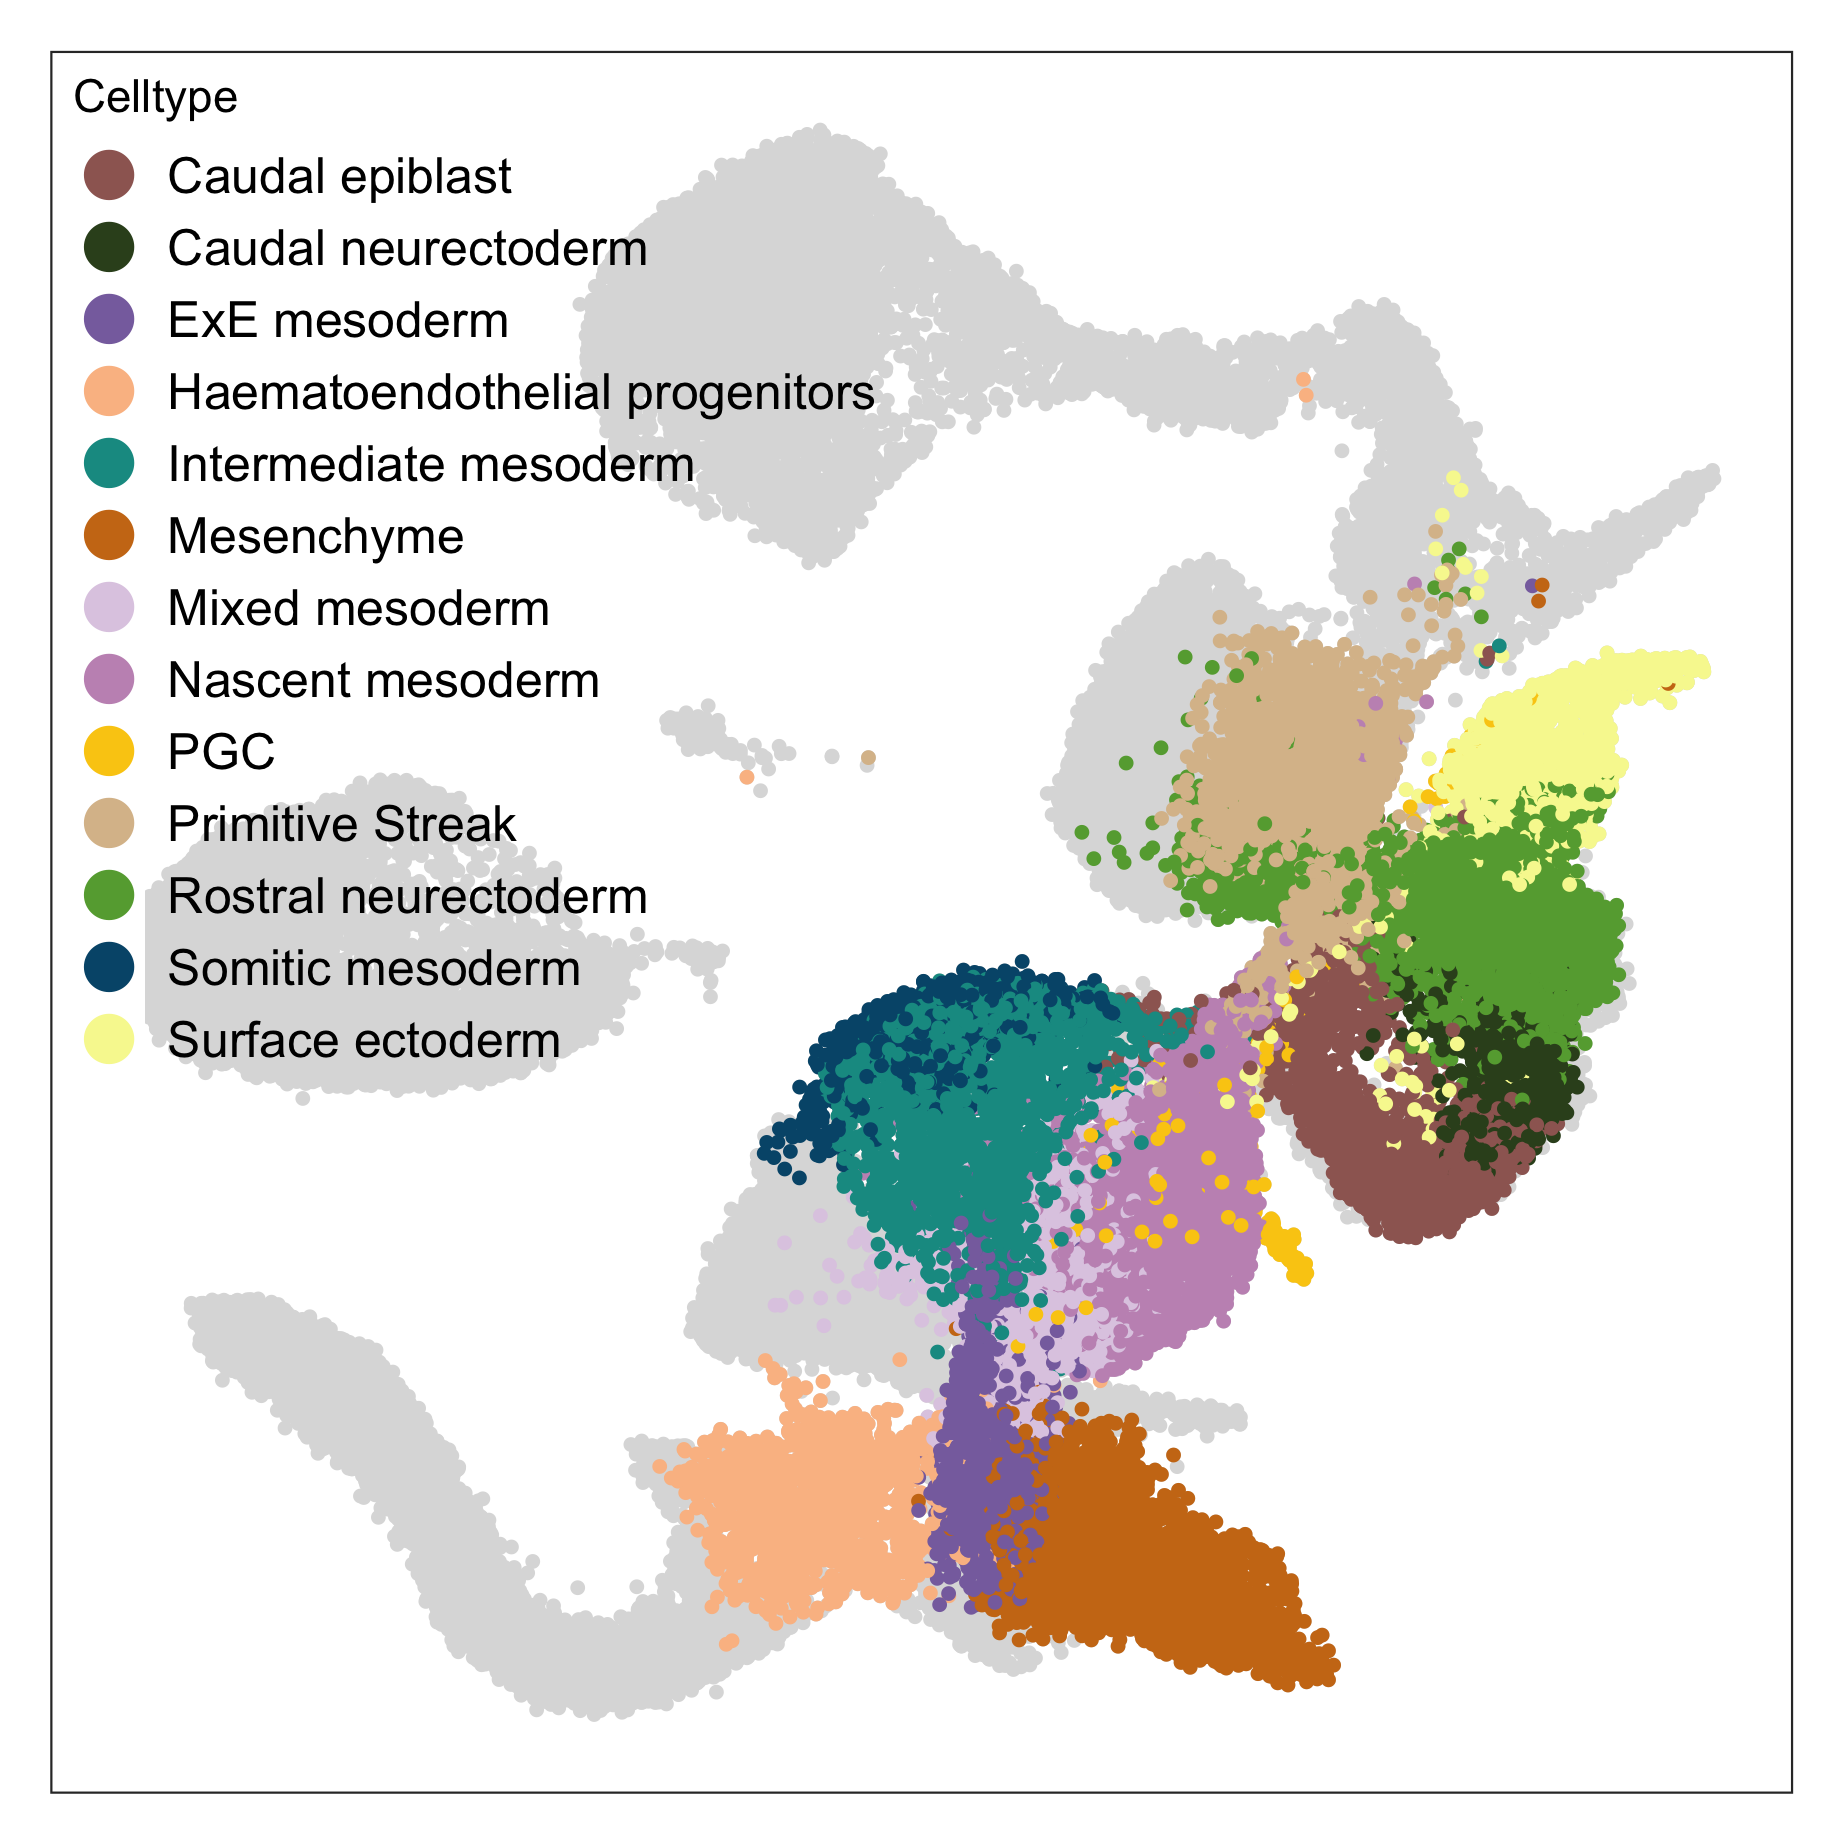

R code for this plot:
# # # # # # # # # # # # # # # # # # # # # # # # # # # # # # # # # # # # # # # #

FILENAME <- "slides/atlas-integration-1.png"

WIDTH <- 8

HEIGHT <- WIDTH * 0.75

# # # # # # # # # # # # # # # # # # # # # # # # # # # # # # # # # # # # # # # #

pkg <- c("ggforce", "ggplot2", "magick", "scater")

lib <- lapply(pkg, library, character.only = TRUE)

# # # # # # # # # # # # # # # # # # # # # # # # # # # # # # # # # # # # # # # #

sce <- readRDS("output/10-atlas-integration.rds")

dat <- makePerCellDF(sce)

# # # # # # # # # # # # # # # # # # # # # # # # # # # # # # # # # # # # # # # #

tmp <- subset(dat, batch != "38")

tmp <- tmp[, c("UMAP.1", "UMAP.2")]

# # # # # # # # # # # # # # # # # # # # # # # # # # # # # # # # # # # # # # # #

dat <- subset(dat, batch != "38")

dat <- subset(dat, celltype %in% c("Caudal epiblast",
                                   "Caudal mesoderm",
                                   "Caudal neurectoderm",
                                   "ExE mesoderm",
                                   "Haematoendothelial progenitors",
                                   "Intermediate mesoderm",
                                   "Mesenchyme",
                                   "Mixed mesoderm",
                                   "Nascent mesoderm",
                                   "PGC",
                                   "Primitive Streak",
                                   "Rostral neurectoderm",
                                   "Somitic mesoderm",
                                   "Surface ectoderm"))

# # # # # # # # # # # # # # # # # # # # # # # # # # # # # # # # # # # # # # # #

col <- MouseGastrulationData::EmbryoCelltypeColours

# # # # # # # # # # # # # # # # # # # # # # # # # # # # # # # # # # # # # # # #

plt <- ggplot(dat, aes(UMAP.1, UMAP.2, colour = celltype)) +
  geom_point(data = tmp, aes(UMAP.1, UMAP.2), size = 1, colour = "gainsboro") +
  geom_point(size = 1, show.legend = TRUE) +
  scale_colour_manual(name = "Celltype", values = col) +
  guides(colour = guide_legend(override.aes = list(size = 5))) +
  theme_no_axes() +
  theme(aspect.ratio = 1,
        legend.position = c(0, 1),
        legend.justification = c(0, 1),
        legend.background = element_blank(),
        legend.text = element_text(size = 12))

ggsave(FILENAME, plot = plt, width = WIDTH, height = HEIGHT)

# # # # # # # # # # # # # # # # # # # # # # # # # # # # # # # # # # # # # # # #

img <- image_read(FILENAME)

img <- image_trim(img)

img <- image_border(img, color = "#FFFFFF", geometry = "50x50")

img <- image_write(img, path = FILENAME, format = "png")
